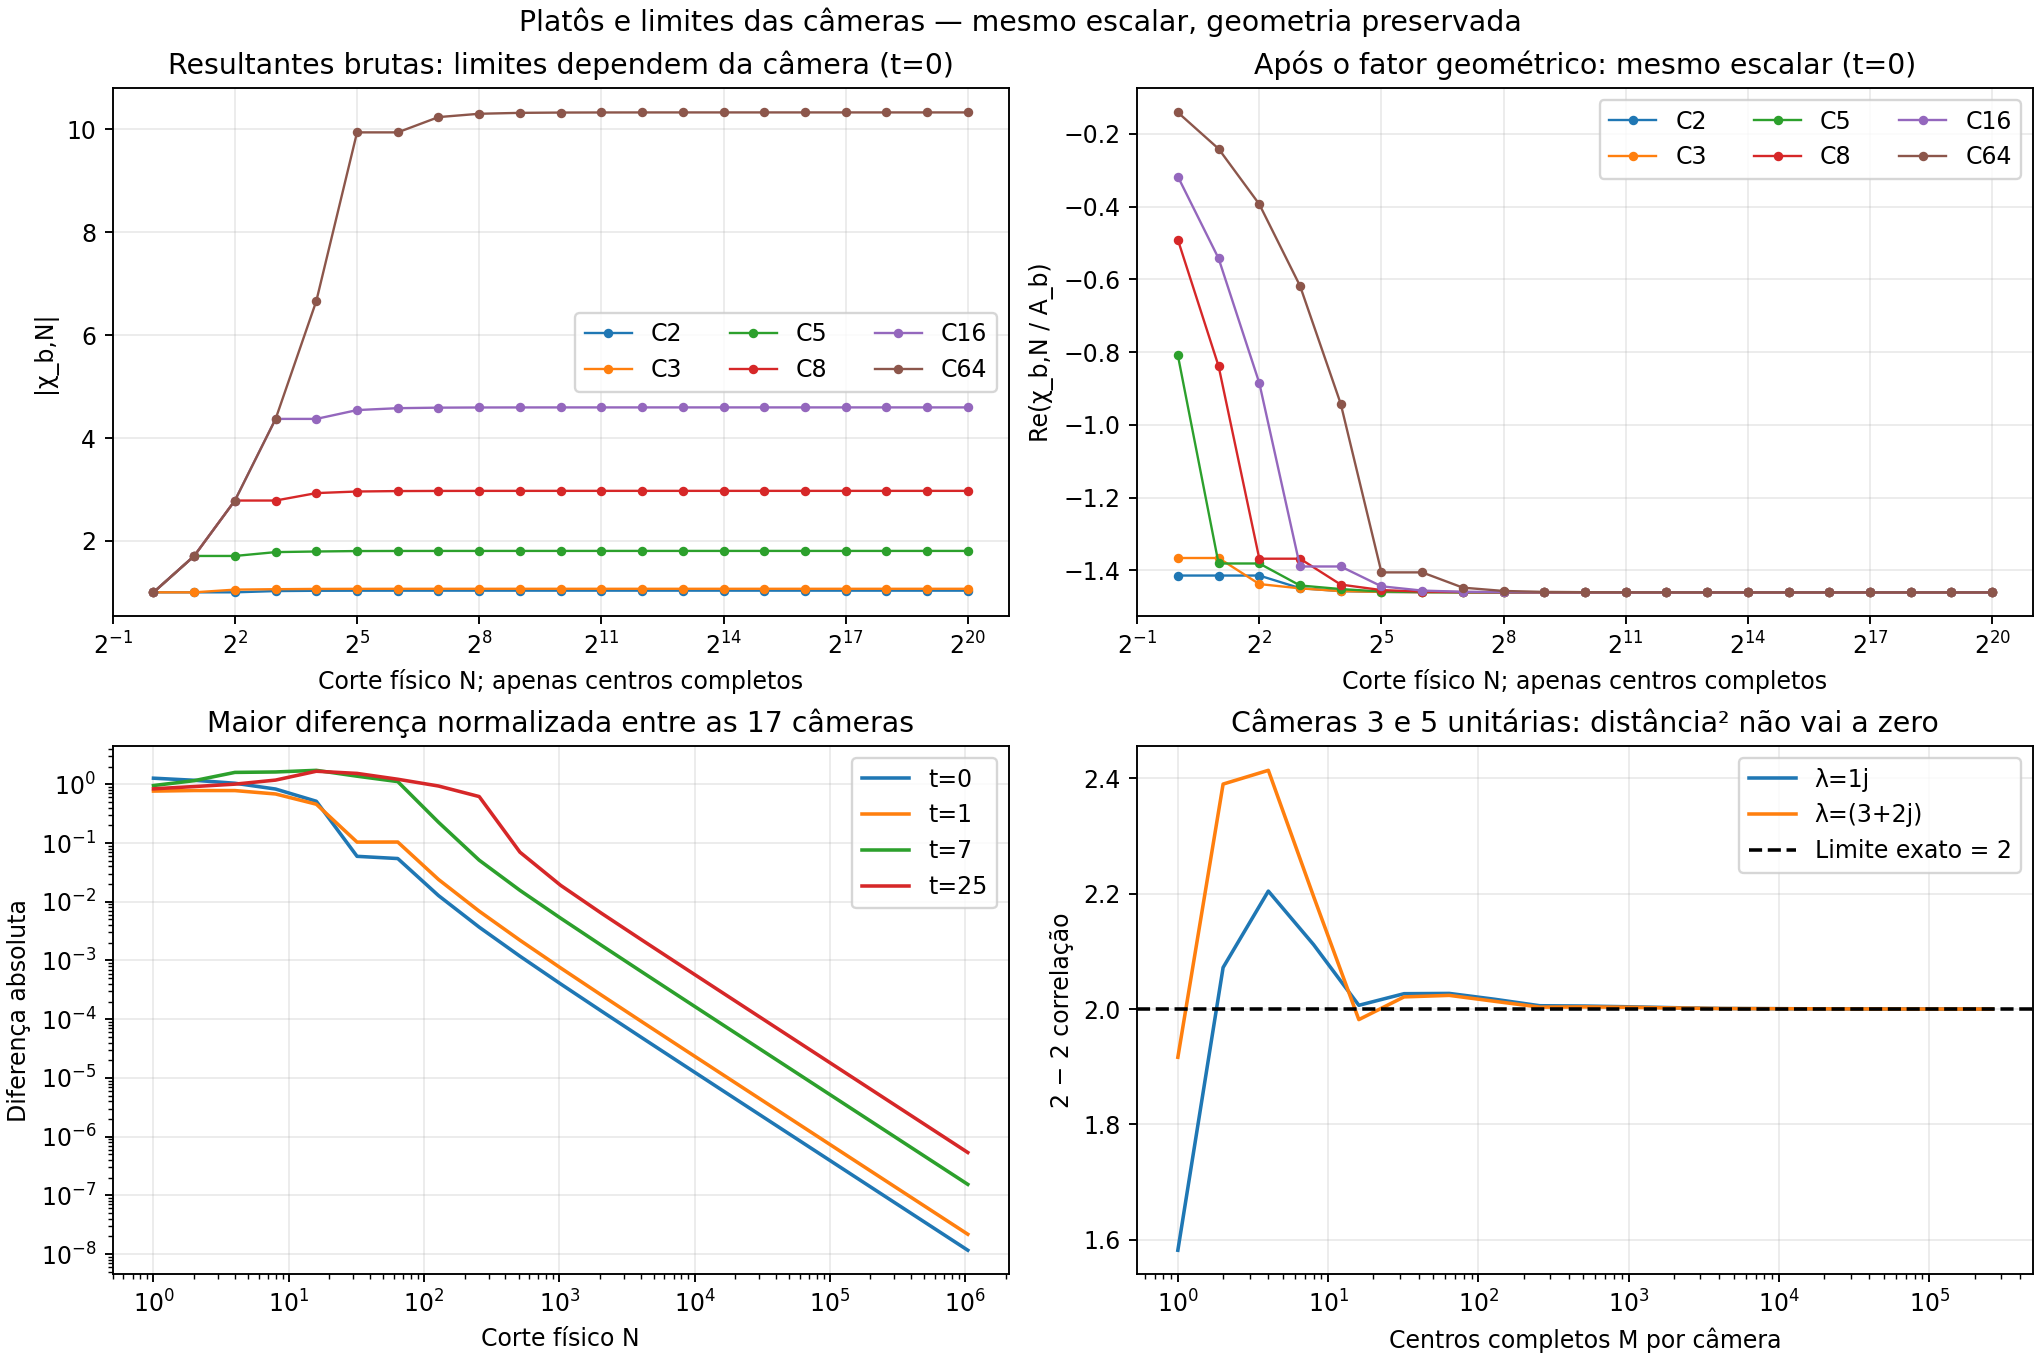

Here is the Python script that generated this plot:
#!/usr/bin/env python3
"""Cutoff experiment on the existing native camera stencils; no fitted target.
All cutoffs retain whole centers, both legs, seeds and the even antipodal end.
Large-cutoff coefficient formula is checked against the original lab builder.
"""
from pathlib import Path
import sys, json, math, hashlib, os
from fractions import Fraction
from concurrent.futures import ProcessPoolExecutor
import numpy as np
import mpmath as mp
ROOT=Path(__file__).resolve().parent
sys.path.insert(0,str(ROOT/"source"))
import native_carry_primitive_real_operator_all_bases_fixed as native
import native_carry_collective_operator_lab as collective
CAMERAS=list(range(2,17))+[32,64]
TIMES=[0.,1.,7.,25.]
WINDOWS=[2**k for k in range(0,21)]
COUNTS=[2**k for k in range(0,19)]
COV_CAMERAS=list(range(2,9))
LAMBDAS=[complex(0,1),complex(3,2)]
def slope(b): return 4 if b==2 else b
def width(b): return 1 if b==2 else b//2
def factor(b,s):
    if b==2: return (1+2**(-s))*(1-2**(1-s))
    if b%2: return 1-b**(1-s)
    return 1+(b//2)**(-s)-(b+2)*b**(-s)
def profile(b,n):
    if b==2: return 1-(n%2==0).astype(np.int64)-2*(n%4==0)
    if b%2: return 1-b*(n%b==0).astype(np.int64)
    return 1+(n%(b//2)==0).astype(np.int64)-(b+2)*(n%b==0)
def coefficients(b,M,size):
    n=np.arange(1,size+1,dtype=np.int64)
    end=slope(b)*M+width(b)
    row=profile(b,n).astype(float)
    row[n>end]=0
    if b!=2 and b%2==0 and end<=size: row[end-1]-=1
    return row
def exact_gram(cams):
    G=np.zeros((len(cams),len(cams)))
    rational=[]
    for i,b in enumerate(cams):
        rr=[]
        for j,c in enumerate(cams):
            period=math.lcm(slope(b),slope(c))
            n=np.arange(period,dtype=np.int64)
            g=Fraction(int(np.dot(profile(b,n),profile(c,n)))*min(slope(b),slope(c)),period)
            G[i,j]=float(g); rr.append(str(g))
        rational.append(rr)
    return G,rational
def characteristic_job(b):
    ell,h=slope(b),width(b)
    largest=max(0,(max(WINDOWS)-h)//ell)
    centers=ell*np.arange(1,largest+1,dtype=float)
    output=[]
    for t in TIMES:
        s=.5+1j*t
        blocks=np.zeros(largest,dtype=np.complex128)
        amplitude=np.exp(-s*np.log(centers))
        for r in range(1,h+1):
            q=r/centers
            blocks+=amplitude*(np.expm1(-s*np.log1p(-q))+np.expm1(-s*np.log1p(q)))
        partial=np.concatenate(([0j],np.cumsum(blocks,dtype=np.clongdouble))).astype(np.complex128)
        for N in WINDOWS:
            M=max(0,(N-h)//ell)
            seeds=sum(r**(-s) for r in range(1,min(h,N)+1))
            raw=seeds+partial[M]
            af=factor(b,s)
            assert abs(af)>1e-9
            # Direct specialization of the existing (conservative) Lean bound.
            radii_sq=sum(r*r for r in range(1,h+1))
            bound=(2/3)*abs(s*(s+1))*radii_sq*M**(-1.5)/abs(af) if M else None
            output.append(dict(camera=b,t=t,physical_cutoff=N,complete_centers=M,
              seed_complete=N>=h,first_complete_center=ell+h,
              raw=[raw.real,raw.imag],normalized=[(raw/af).real,(raw/af).imag],
              factor=[af.real,af.imag],normalized_tail_bound_from_lean_formula=bound))
    return output
def covariance_job(args):
    M,z=args
    cams=COV_CAMERAS
    size=max(slope(b)*M+width(b) for b in cams)
    rows=np.stack([coefficients(b,M,size) for b in cams])
    logs=np.log(np.arange(1,size+1,dtype=float))
    weights=1/abs(z-logs)**2
    mass=float(weights[:M].sum())
    mean=float(np.dot(weights[:M],logs[:M])/mass)
    Gm=(rows*weights)@rows.T/mass
    # Same centered logarithmic first and second moments, no new Jacobi.
    yc=logs-mean
    Hm=(rows*(weights*yc))@rows.T/mass
    Jm=(rows*(weights*yc*yc))@rows.T/mass
    G,_=exact_gram(cams)
    e,U=np.linalg.eigh(G); W=(U*(1/np.sqrt(e)))@U.T
    corr=Gm/np.sqrt(np.outer(np.diag(Gm),np.diag(Gm)))
    T=np.diag(np.log([slope(b) for b in cams]))
    Aw=W@(Hm-Gm@T)@W
    out=dict(center_cutoff=M,resolvent=[z.real,z.imag],ambient_size=size,
      diagonal=np.diag(Gm).tolist(),correlation_3_5=float(corr[1,3]),
      unit_distance_sq_3_5=float(2-2*corr[1,3]),
      whitened_covariance_error=float(np.linalg.norm(W@Gm@W-np.eye(len(cams)),2)),
      covariance_error=float(np.linalg.norm(Gm-G,2)),
      return_singular_values=np.linalg.svd(Aw,compute_uv=False).tolist())
    return out
def validation():
    checks=[]
    for b in CAMERAS:
        for M in [1,2,7,31]:
            model=native.build_camera_model(b,M)
            size=slope(b)*M+width(b)
            original=collective.native_camera_row(model,size)
            fast=coefficients(b,M,size)
            assert np.array_equal(original,fast),(b,M)
            for t in [0.,7.]:
                x=np.arange(1,size+1)
                direct=original@np.exp(-(.5+1j*t)*np.log(x))
                # independently evaluate original seed + complete brackets
                f=lambda a: a**(-.5)*np.exp(-1j*t*np.log(a))
                raw=sum(f(np.arange(1,width(b)+1)))
                for m in range(1,M+1):
                    for r in range(1,width(b)+1):
                        raw+=f(slope(b)*m-r)-2*f(slope(b)*m)+f(slope(b)*m+r)
                assert abs(raw-direct)<3e-11,(b,M,t,raw,direct)
            checks.append([b,M])
    mp.mp.dps=60
    hp=[]
    for b in [2,8,64]:
        for t in [1.,25.]:
            s=mp.mpc(.5,t); M=31; ell,h=slope(b),width(b)
            exact=sum(mp.mpf(r)**(-s) for r in range(1,h+1))
            approx=sum(r**(-complex(s)) for r in range(1,h+1))
            for m in range(1,M+1):
                for r in range(1,h+1):
                    exact+=mp.mpf(ell*m-r)**(-s)-2*mp.mpf(ell*m)**(-s)+mp.mpf(ell*m+r)**(-s)
                    approx+=(ell*m)**(-complex(s))*(np.expm1(-complex(s)*np.log1p(-r/(ell*m)))+np.expm1(-complex(s)*np.log1p(r/(ell*m))))
            err=float(abs(exact-complex(approx)))
            assert err<3e-12,(b,t,err)
            hp.append(dict(camera=b,t=t,M=M,error=err))
    return dict(original_builder_exact_coefficient_checks=checks,mpmath_60_digit_checks=hp)
def main():
    check=validation()
    with ProcessPoolExecutor(max_workers=min(12,os.cpu_count() or 1)) as pool:
        char=[r for batch in pool.map(characteristic_job,CAMERAS) for r in batch]
        cov=list(pool.map(covariance_job,[(M,z) for z in LAMBDAS for M in COUNTS]))
    summary=[]
    for t in TIMES:
        for N in WINDOWS:
            rows=[r for r in char if r['t']==t and r['physical_cutoff']==N]
            vals=np.array([complex(*r['normalized']) for r in rows])
            raw=np.array([complex(*r['raw']) for r in rows])
            spread=float(np.max(abs(vals[:,None]-vals[None,:])))
            rawspread=float(np.max(abs(raw[:,None]-raw[None,:])))
            summary.append(dict(t=t,N=N,normalized_pairwise_spread=spread,raw_pairwise_spread=rawspread,
              normalized_energy_spread=float(np.ptp(abs(vals)**2))))
    out=dict(cameras=CAMERAS,times=TIMES,physical_cutoffs=WINDOWS,
      reference="Native camera-3 factorization only; no external target, zeros or zeta",
      finite_proof_status="Numerical evidence. Convergence theorems are separately audited in Lean.",
      validation=check,resultants=char,covariances=cov,spread=summary,
      covariance_cameras=COV_CAMERAS,exact_gram=exact_gram(COV_CAMERAS)[1],
      sources_sha256={p.name:hashlib.sha256(p.read_bytes()).hexdigest() for p in (ROOT/'source').glob('*.py')})
    (ROOT/'cutoff_results.json').write_text(json.dumps(out,indent=2)+'\n')
    import matplotlib
    matplotlib.use('Agg')
    import matplotlib.pyplot as plt
    plt.rcParams.update({'font.size':10})
    fig,axs=plt.subplots(2,2,figsize=(12,8),constrained_layout=True)
    for b in [2,3,5,8,16,64]:
        r=[r for r in char if r['camera']==b and r['t']==0.]
        axs[0,0].plot([x['physical_cutoff'] for x in r],[abs(complex(*x['raw'])) for x in r],label=f'C{b}',marker='.',lw=1)
        axs[0,1].plot([x['physical_cutoff'] for x in r],[complex(*x['normalized']).real for x in r],label=f'C{b}',marker='.',lw=1)
    for ax in axs[0]: ax.set_xscale('log',base=2);ax.set_xlabel('Corte físico N; apenas centros completos');ax.legend(ncol=3)
    axs[0,0].set_title('Resultantes brutas: limites dependem da câmera (t=0)')
    axs[0,0].set_ylabel('|χ_b,N|')
    axs[0,1].set_title('Após o fator geométrico: mesmo escalar (t=0)')
    axs[0,1].set_ylabel('Re(χ_b,N / A_b)')
    for t in TIMES:
        r=[r for r in summary if r['t']==t]
        axs[1,0].loglog([x['N'] for x in r],[x['normalized_pairwise_spread'] for x in r],label=f't={t:g}')
    axs[1,0].set_title('Maior diferença normalizada entre as 17 câmeras')
    axs[1,0].set_xlabel('Corte físico N');axs[1,0].set_ylabel('Diferença absoluta');axs[1,0].legend()
    for z in LAMBDAS:
        r=[r for r in cov if r['resolvent']==[z.real,z.imag]]
        axs[1,1].semilogx([x['center_cutoff'] for x in r],[x['unit_distance_sq_3_5'] for x in r],label=f'λ={z}')
    axs[1,1].axhline(2,color='black',ls='--',label='Limite exato = 2')
    axs[1,1].set_title('Câmeras 3 e 5 unitárias: distância² não vai a zero')
    axs[1,1].set_xlabel('Centros completos M por câmera');axs[1,1].set_ylabel('2 − 2 correlação');axs[1,1].legend()
    for ax in axs.flat: ax.grid(alpha=.25)
    fig.suptitle('Platôs e limites das câmeras — mesmo escalar, geometria preservada')
    fig.savefig(ROOT/'camera_cutoff_convergence.png',dpi=170)
    fig.savefig(ROOT/'camera_cutoff_convergence.pdf')
    print(json.dumps(dict(final_spread=[r for r in summary if r['N']==max(WINDOWS)],
      final_covariance=[r for r in cov if r['center_cutoff']==max(COUNTS)]),indent=2))
if __name__=='__main__': main()
